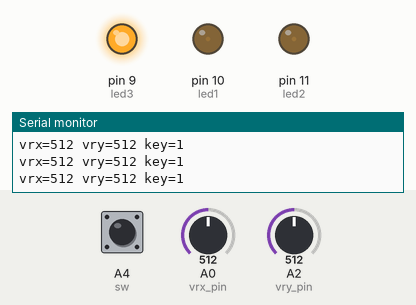
Bench run of a sketch on a simulated Arduino Uno, built with avr-gcc and run on an emulated ATmega328P. Parts: output pins drawn as LEDs (lit = HIGH), the last lines printed to the serial monitor. The inputs (shaded band) are chosen by the test bench; at power-on: A0 (vrx_pin) = 512, A2 (vry_pin) = 512, A4 (sw) HIGH.

Above: at 1.2 s.
1.3 s: A0 (vrx_pin) set to 490
At 1.46 s:
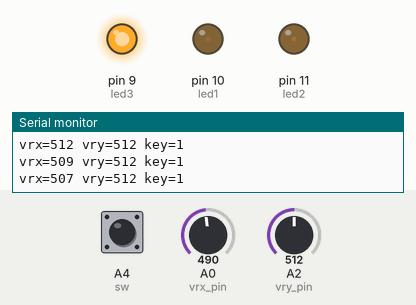
4.3 s: A2 (vry_pin) set to 540
At 4.49 s:
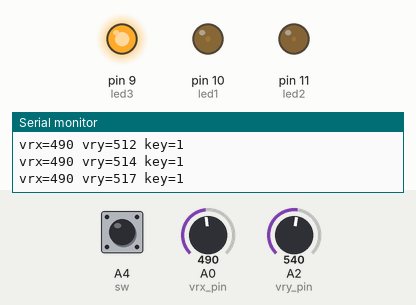
7.3 s: A4 (sw) pulled LOW for 1 s
At 8.8 s:
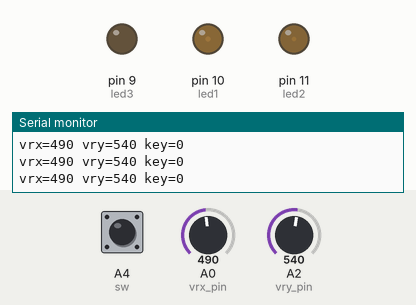
9.9 s: A0 (vrx_pin) set to 510
At 10.13 s:
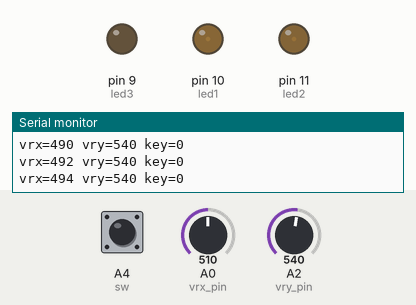
12.9 s: A2 (vry_pin) set to 520
At 13.05 s:
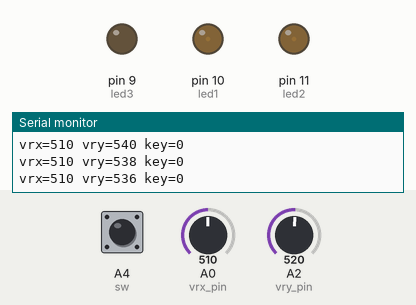
15.9 s: A2 (vry_pin) set to 1023
At 17.8 s:
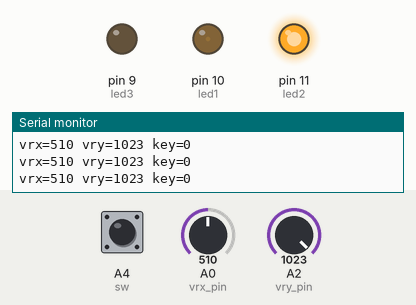
Timing chart, 0 to 19.3 s (numbered marks = the images above; inputs shaded):
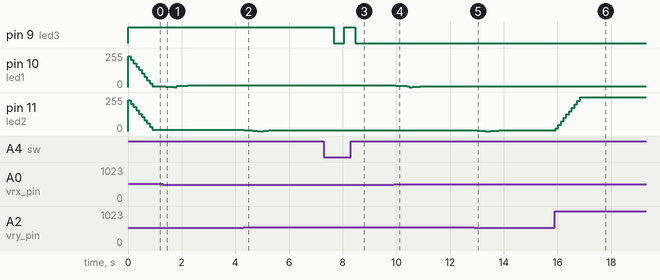

The sketch:

joystick02.ino
```cpp
const int numReadings = 10;        // More is better but has delay

int vry_readings[numReadings];      // the readings from the analog input
int vry_readIndex = 0;              // the index of the current reading
int vry_total = 0;                  // the running total
int vry_average = 0;                // the average

int vrx_readings[numReadings];      // the readings from the analog input
int vrx_readIndex = 0;              // the index of the current reading
int vrx_total = 0;                  // the running total
int vrx_average = 0;                // the average

boolean select=1,key;

int vry_value;
int vrx_value;


const int vry_pin = A2;
const int vrx_pin = A0;
const int sw = A4;

const int led1 = 10;
const int led2 = 11;
const int led3 = 9;

void setup() {
  Serial.begin(9600);
 pinMode(sw,INPUT);
 pinMode(led1,OUTPUT);
 pinMode(led2,OUTPUT);
 pinMode(led3,OUTPUT);

   for (int thisReading = 0; thisReading < numReadings; thisReading++) {
    vry_readings[thisReading] = 0;
    vrx_readings[thisReading] = 0;}
}

void loop() {

  sw_reading();
  vry_reading();
  vrx_reading();

if(vry_average > 530){
  vry_value = vry_average;
  vry_value = map(vry_value, 530, 1023, 0, 255);
  analogWrite(led2,vry_value); //PWM
}
else{
  vry_value = vry_average;
  vry_value = map(vry_value, 530, 0, 0, 255);
    analogWrite(led2,vry_value);}


if(vrx_average > 500){
  vrx_value =vrx_average;
  vrx_value = map(vrx_value, 500, 1023, 0, 255);
  analogWrite(led1,vrx_value);
}
else{
  vrx_value = vrx_average;
  vrx_value = map(vrx_value, 515, 0, 0, 255);
    analogWrite(led1,vrx_value);}

Serial.print("vrx=");
Serial.print(vrx_average);
Serial.print(" vry=");
Serial.print(vry_average);
Serial.print(" key=");
Serial.println(select);

delay(100);

}

void sw_reading(){

   if( digitalRead(sw) == 0){
   delay(300); // for debuncing
   select ^= 1;
     }

   if(select == 1){
    digitalWrite(led3,HIGH);
    }

    else{
      digitalWrite(led3,LOW);
      }
    }


int vry_reading(){
    // subtract the last reading:
  vry_total = vry_total - vry_readings[vry_readIndex];
  // read from the sensor:
  vry_readings[vry_readIndex] = analogRead(vry_pin);
  // add the reading to the total:
  vry_total = vry_total + vry_readings[vry_readIndex];
  // advance to the next position in the array:
  vry_readIndex += 1;

  // if we're at the end of the array...
  if (vry_readIndex >= numReadings) {
    // ...wrap around to the beginning:
    vry_readIndex = 0;
  }

  // calculate the average:
  vry_average = vry_total / numReadings;

  return(vry_average);
}


int vrx_reading(){

    // subtract the last reading:
  vrx_total = vrx_total - vrx_readings[vrx_readIndex];
  // read from the sensor:
  vrx_readings[vrx_readIndex] = analogRead(vrx_pin);
  // add the reading to the total:
  vrx_total = vrx_total + vrx_readings[vrx_readIndex];
  // advance to the next position in the array:
  vrx_readIndex = vrx_readIndex + 1;

  // if we're at the end of the array...
  if (vrx_readIndex >= numReadings) {
    // ...wrap around to the beginning:
    vrx_readIndex = 0;
  }

  // calculate the average:
  vrx_average = vrx_total / numReadings;

  return(vrx_average);
}
```

Measured:
- after the input at 1.3 s, pin 10 (led1): 5/255 → 4/255 at once, → 3/255 0.10 s later, → 2/255 0.10 s later, → 1/255 0.10 s later, … (10 changes in this stretch)
- after the input at 4.3 s, pin 11 (led2): 8/255 → 7/255 at once, → 6/255 0.10 s later, → 4/255 0.10 s later, → 3/255 0.10 s later, … (9 changes in this stretch)
- after the input at 7.3 s, pin 9 (led3): HIGH → LOW after 0.37 s, → HIGH 0.40 s later, → LOW 0.40 s later
- after the input at 9.9 s, pin 10 (led1): 12/255 → 11/255 after 0.08 s, → 10/255 0.10 s later, → 9/255 0.10 s later, → 8/255 0.10 s later, … (10 changes in this stretch)
- after the input at 12.9 s, pin 11 (led2): 5/255 → 4/255 at once, → 3/255 0.10 s later, → 2/255 0.10 s later, → 1/255 0.10 s later, … (9 changes in this stretch)
- after the input at 15.9 s, pin 11 (led2): moves from 4/255 to 255/255 over 0.91 s, starting at once
